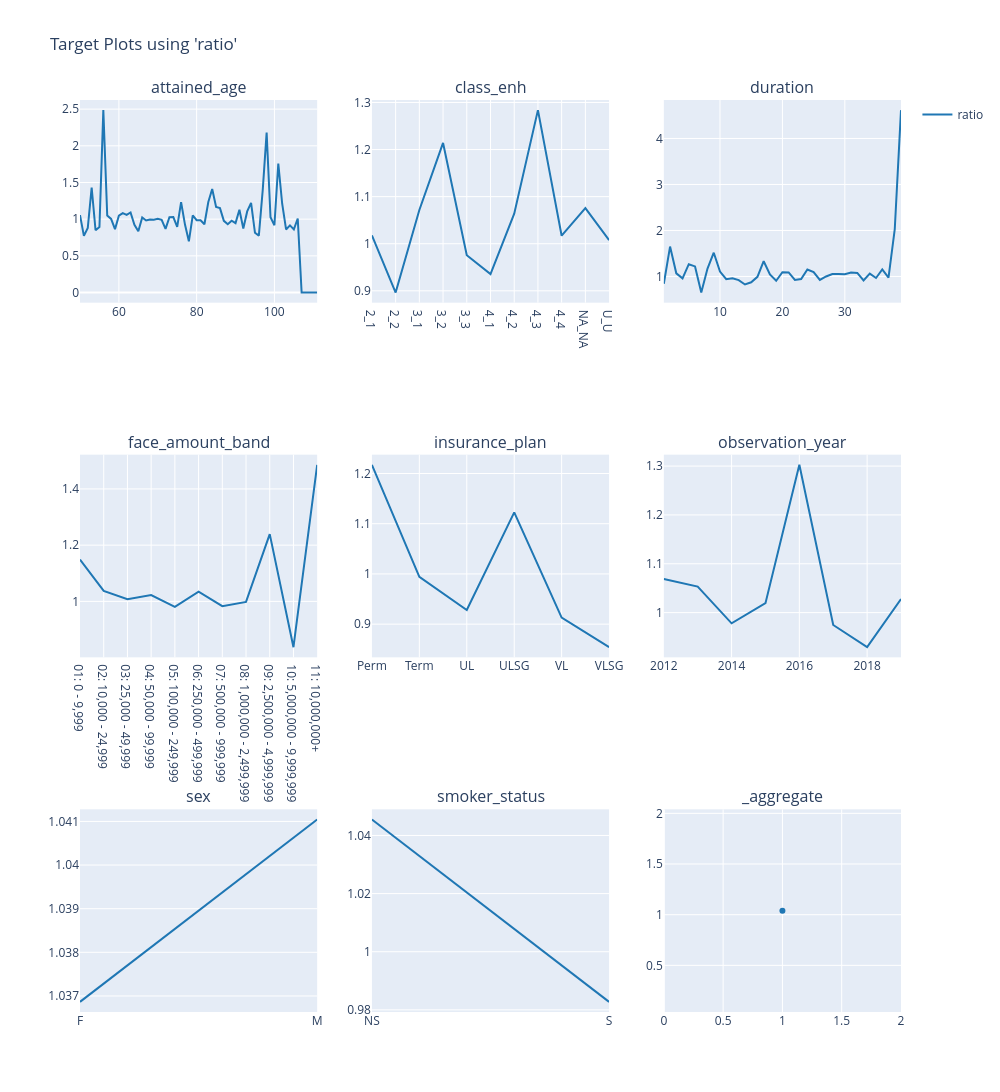

Notebook code cell kept with this figure:
### Code cell
# test set
charters.target(
    df=model_data.loc[X_test.index],
    target="ratio",
    cols=3,
    features=model_features,
    numerator=["death_claim_amount"],
    denominator=["exp_amt_neural"],
).show()

### Figure 1 — Plotly figure (JSON) as saved in the notebook; plotly's stock layout.template omitted (floating-point values rounded to 4 significant figures)
{"data": [{"line": {"color": "#1F77B4"}, "mode": "lines", "name": "ratio", "showlegend": true, "type": "scatter", "x": [50, 51, 52, 53, 54, 55, 56, 57, 58, 59, 60, 61, 62, 63, 64, 65, 66, 67, 68, 69, 70, 71, 72, 73, 74, 75, 76, 77, 78, 79, 80, 81, 82, 83, 84, 85, 86, 87, 88, 89, 90, 91, 92, 93, 94, 95, 96, 97, 98, 99, 100, 101, 102, 103, 104, 105, 106, 107, 108, 110, 111], "xaxis": "x", "y": [1.055, 0.7723, 0.8803, 1.432, 0.8494, 0.8937, 2.486, 1.05, 1.004, 0.8635, 1.048, 1.082, 1.059, 1.091, 0.9237, 0.836, 1.024, 0.9826, 0.9967, 0.9938, 1.004, 0.9918, 0.8687, 1.028, 1.029, 0.8947, 1.233, 0.9261, 0.698, 1.051, 0.9868, 0.9851, 0.9308, 1.234, 1.412, 1.166, 1.151, 0.9776, 0.9316, 0.9794, 0.9461, 1.129, 0.873, 1.105, 1.222, 0.8148, 0.7762, 1.4, 2.179, 1.027, 0.9163, 1.759, 1.21, 0.8601, 0.9154, 0.8604, 1.01, 0.0, 0.0, 0.0, 0.0], "yaxis": "y"}, {"line": {"color": "#1F77B4"}, "mode": "lines", "name": "ratio", "showlegend": false, "type": "scatter", "x": ["2_1", "2_2", "3_1", "3_2", "3_3", "4_1", "4_2", "4_3", "4_4", "NA_NA", "U_U"], "xaxis": "x2", "y": [1.018, 0.8964, 1.072, 1.214, 0.9756, 0.9355, 1.064, 1.284, 1.017, 1.076, 1.008], "yaxis": "y2"}, {"line": {"color": "#1F77B4"}, "mode": "lines", "name": "ratio", "showlegend": false, "type": "scatter", "x": [1, 2, 3, 4, 5, 6, 7, 8, 9, 10, 11, 12, 13, 14, 15, 16, 17, 18, 19, 20, 21, 22, 23, 24, 25, 26, 27, 28, 29, 30, 31, 32, 33, 34, 35, 36, 37, 38, 39], "xaxis": "x3", "y": [0.8416, 1.649, 1.068, 0.9598, 1.266, 1.219, 0.6507, 1.172, 1.516, 1.108, 0.9419, 0.9603, 0.9207, 0.8264, 0.8741, 0.9919, 1.331, 1.043, 0.9055, 1.092, 1.088, 0.9241, 0.9439, 1.151, 1.096, 0.9241, 1.0, 1.052, 1.054, 1.048, 1.087, 1.077, 0.9134, 1.063, 0.9673, 1.151, 0.9733, 2.028, 4.616], "yaxis": "y3"}, {"line": {"color": "#1F77B4"}, "mode": "lines", "name": "ratio", "showlegend": false, "type": "scatter", "x": ["01: 0 - 9,999", "02: 10,000 - 24,999", "03: 25,000 - 49,999", "04: 50,000 - 99,999", "05: 100,000 - 249,999", "06: 250,000 - 499,999", "07: 500,000 - 999,999", "08: 1,000,000 - 2,499,999", "09: 2,500,000 - 4,999,999", "10: 5,000,000 - 9,999,999", "11: 10,000,000+"], "xaxis": "x4", "y": [1.149, 1.037, 1.008, 1.022, 0.9807, 1.035, 0.9831, 0.9983, 1.239, 0.8371, 1.486], "yaxis": "y4"}, {"line": {"color": "#1F77B4"}, "mode": "lines", "name": "ratio", "showlegend": false, "type": "scatter", "x": ["Perm", "Term", "UL", "ULSG", "VL", "VLSG"], "xaxis": "x5", "y": [1.217, 0.9942, 0.9282, 1.123, 0.913, 0.8541], "yaxis": "y5"}, {"line": {"color": "#1F77B4"}, "mode": "lines", "name": "ratio", "showlegend": false, "type": "scatter", "x": [2012, 2013, 2014, 2015, 2016, 2017, 2018, 2019], "xaxis": "x6", "y": [1.069, 1.053, 0.978, 1.019, 1.303, 0.9746, 0.9291, 1.028], "yaxis": "y6"}, {"line": {"color": "#1F77B4"}, "mode": "lines", "name": "ratio", "showlegend": false, "type": "scatter", "x": ["F", "M"], "xaxis": "x7", "y": [1.037, 1.041], "yaxis": "y7"}, {"line": {"color": "#1F77B4"}, "mode": "lines", "name": "ratio", "showlegend": false, "type": "scatter", "x": ["NS", "S"], "xaxis": "x8", "y": [1.046, 0.9827], "yaxis": "y8"}, {"line": {"color": "#1F77B4"}, "mode": "markers", "name": "ratio", "showlegend": false, "type": "scatter", "x": [1], "xaxis": "x9", "y": [1.04], "yaxis": "y9"}], "layout": {"annotations": [{"font": {"size": 16}, "showarrow": false, "text": "attained_age", "x": 0.1444, "xanchor": "center", "xref": "paper", "y": 1, "yanchor": "bottom", "yref": "paper"}, {"font": {"size": 16}, "showarrow": false, "text": "class_enh", "x": 0.5, "xanchor": "center", "xref": "paper", "y": 1, "yanchor": "bottom", "yref": "paper"}, {"font": {"size": 16}, "showarrow": false, "text": "duration", "x": 0.8556, "xanchor": "center", "xref": "paper", "y": 1, "yanchor": "bottom", "yref": "paper"}, {"font": {"size": 16}, "showarrow": false, "text": "face_amount_band", "x": 0.1444, "xanchor": "center", "xref": "paper", "y": 0.6111, "yanchor": "bottom", "yref": "paper"}, {"font": {"size": 16}, "showarrow": false, "text": "insurance_plan", "x": 0.5, "xanchor": "center", "xref": "paper", "y": 0.6111, "yanchor": "bottom", "yref": "paper"}, {"font": {"size": 16}, "showarrow": false, "text": "observation_year", "x": 0.8556, "xanchor": "center", "xref": "paper", "y": 0.6111, "yanchor": "bottom", "yref": "paper"}, {"font": {"size": 16}, "showarrow": false, "text": "sex", "x": 0.1444, "xanchor": "center", "xref": "paper", "y": 0.2222, "yanchor": "bottom", "yref": "paper"}, {"font": {"size": 16}, "showarrow": false, "text": "smoker_status", "x": 0.5, "xanchor": "center", "xref": "paper", "y": 0.2222, "yanchor": "bottom", "yref": "paper"}, {"font": {"size": 16}, "showarrow": false, "text": "_aggregate", "x": 0.8556, "xanchor": "center", "xref": "paper", "y": 0.2222, "yanchor": "bottom", "yref": "paper"}], "height": 1200, "legend": {"orientation": "v", "x": 1.02, "xanchor": "left", "y": 1, "yanchor": "top"}, "title": {"text": "Target Plots using 'ratio'"}, "width": 1000, "xaxis": {"anchor": "y", "domain": [0, 0.2889]}, "xaxis2": {"anchor": "y2", "domain": [0.3556, 0.6444]}, "xaxis3": {"anchor": "y3", "domain": [0.7111, 1]}, "xaxis4": {"anchor": "y4", "domain": [0, 0.2889]}, "xaxis5": {"anchor": "y5", "domain": [0.3556, 0.6444]}, "xaxis6": {"anchor": "y6", "domain": [0.7111, 1]}, "xaxis7": {"anchor": "y7", "domain": [0, 0.2889]}, "xaxis8": {"anchor": "y8", "domain": [0.3556, 0.6444]}, "xaxis9": {"anchor": "y9", "domain": [0.7111, 1]}, "yaxis": {"anchor": "x", "domain": [0.7778, 1], "type": "-"}, "yaxis2": {"anchor": "x2", "domain": [0.7778, 1]}, "yaxis3": {"anchor": "x3", "domain": [0.7778, 1]}, "yaxis4": {"anchor": "x4", "domain": [0.3889, 0.6111]}, "yaxis5": {"anchor": "x5", "domain": [0.3889, 0.6111]}, "yaxis6": {"anchor": "x6", "domain": [0.3889, 0.6111]}, "yaxis7": {"anchor": "x7", "domain": [0, 0.2222]}, "yaxis8": {"anchor": "x8", "domain": [0, 0.2222]}, "yaxis9": {"anchor": "x9", "domain": [0, 0.2222]}}}
